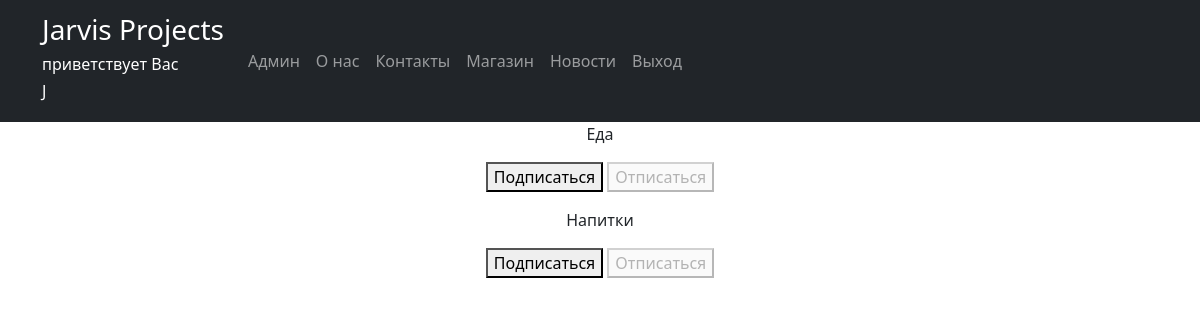
Screenshot of /store/products/subscriptions/ (signed in) with the database file from the repository.
### store/models.py (models this page shows, shortened)
class Category(models.Model):
    name = models.CharField(max_length=100, null=True, unique=True, verbose_name='Название')
    class Meta:
        verbose_name = 'Категория'
        verbose_name_plural = 'Категории'
        ordering = ['name']

### store/views.py (the view, shortened to what this page needs)
# urls.py: path('products/subscriptions/', subscriptions, name='subscriptions',),
@login_required
@csrf_protect
def subscriptions(request):
    categories_with_subscriptions = Category.objects.annotate(
        user_subscribed=Exists(
            Subscription.objects.filter(user=request.user, category=OuterRef('pk'),)
        )
    ).order_by('name')
    return render(request, 'store/templates/store/subscriptions.html', {'categories': categories_with_subscriptions},)

### store/templates/store/subscriptions.html (shortened to what this page needs)
{% extends 'flatpages/default.html' %}
{% block content %}
{% for category in categories %}
<p>
    {{ category.name }}
<form method="post">
    {% if category.user_subscribed %}
    <button disabled>Подписаться</button>
    <button name="action" value="unsubscribe">Отписаться</button>
    {% else %}
    <button name="action" value="subscribe">Подписаться</button>
    <button disabled>Отписаться</button>
    {% endif %}
</form>
</p>
{% endfor %}
{% endblock content %}

### templates/flatpages/default.html (shortened to what this page needs)
<!DOCTYPE html>
<html lang="en">
    <head>
        {% load static %}
        <link href="{% static 'css/styles.css' %}" rel="stylesheet" />
    </head>
    <body>
        {% load cache %}
            {% cache 180 navigation %}
                <nav class="navbar navbar-expand-lg navbar-dark bg-dark static-top">
                    <div class="container">
                        <a class="navbar-brand" href="#"><h3>Jarvis Projects</h3>
                            <h6>приветствует Вас</h6>
                            <h6>{{ user.username }}</h6></a>
                        <div class="collapse navbar-collapse" id="navbarResponsive">
                            <ul class="navbar-nav ml-auto">
                                <li class="nav-item active">
                                    <a class="nav-link" href="/admin">Админ
                                    </a>
                                </li>
                                <li class="nav-item">
                                    <a class="nav-link" href="/">О нас</a>
                                </li>
                                <li class="nav-item">
                                    <a class="nav-link" href="/contacts/">Контакты</a>
                                </li>
                                <li class="nav-item">
                                    <a class="nav-link" href="/store/products/">Магазин</a>
                                </li>
                                <li class="nav-item">
                                    <a class="nav-link" href="/newsportal/posts/">Новости</a>
                                </li>
                                {% if user.is_authenticated %}
                                <li class="nav-item">
                                    <form method="post" action="{% url 'logout' %}">
                                        <button type="submit" class="nav-link" style="background-color: transparent; border: none; cursor: pointer;">Выход</button>
                                    </form>
                                </li>
                                {% endif %}
                            </ul>
                        </div>
                    </div>
                </nav>
            {% endcache %}
        <div class="container">
            <div class="row">
                <div class="col-lg-12 text-center">
                    {% block content %}{% endblock content %}
                </div>
            </div>
         </div>
    </body>
</html>

### rows the page displays
Category: name "Еда", shows "Подписаться"
Category: name "Напитки", shows "Подписаться"

### other values shown
{{ user.username }} "J"
